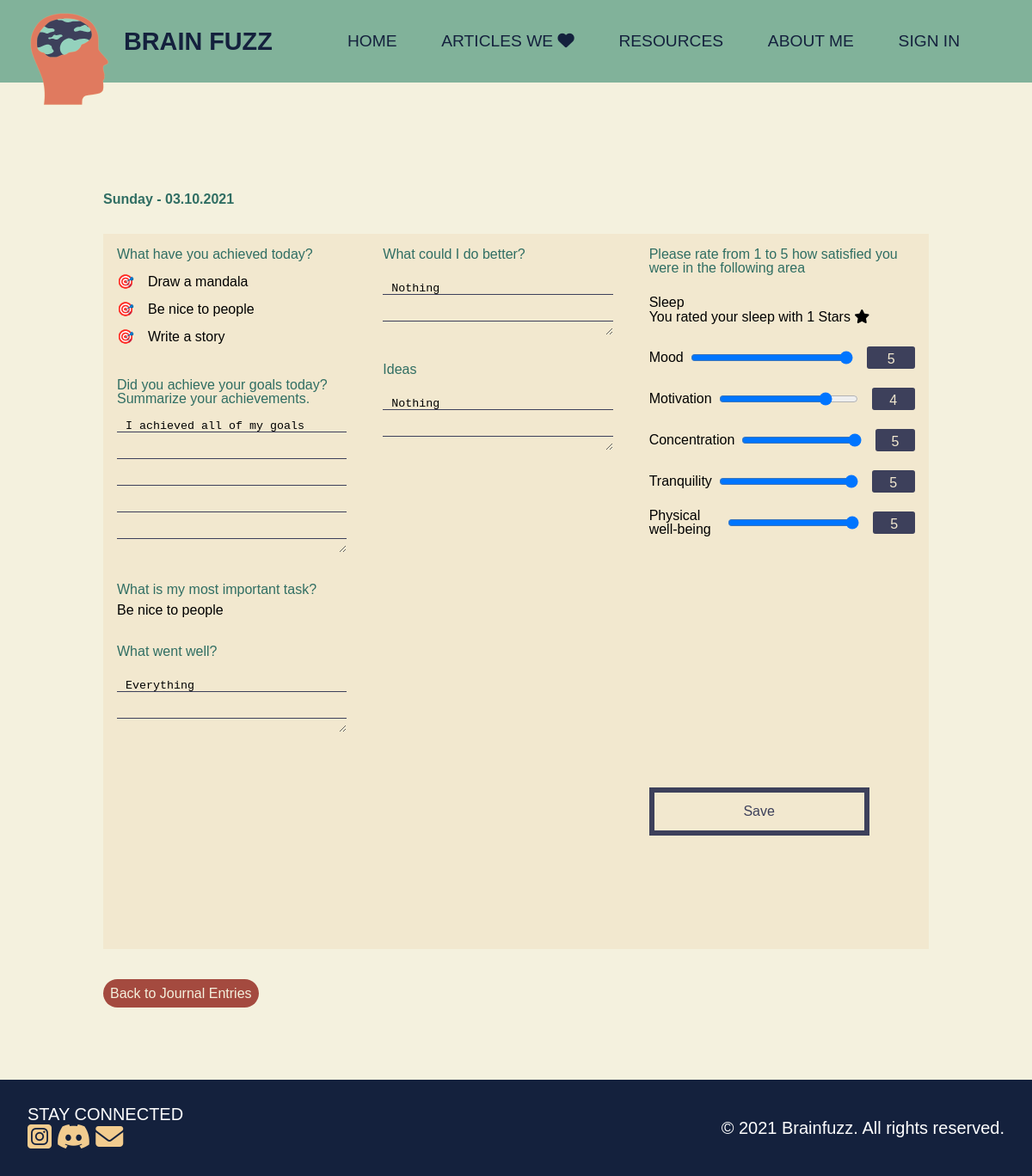
/updateEntry.php?id=23, run on the app's committed database.
### tables this page shows
CREATE TABLE `journal` (
  `id` int(11) NOT NULL,
  `date` date NOT NULL,
  `firstGoal` varchar(255) NOT NULL,
  `secondGoal` varchar(255) NOT NULL,
  `thirdGoal` varchar(255) NOT NULL,
  `summary` varchar(255) DEFAULT '--',
  `importantTask` varchar(255) NOT NULL,
  `wentWell` varchar(255) DEFAULT '--',
  `doBetter` varchar(255) DEFAULT '--',
  `ideas` varchar(255) DEFAULT '--',
  `sleep` int(11) NOT NULL,
  `mood` int(11) DEFAULT '0',
  `motivation` int(11) DEFAULT '0',
  `concentration` int(11) DEFAULT '0',
  `tranquility` int(11) DEFAULT '0',
  `physical` int(11) DEFAULT '0',
  `userId` int(11) NOT NULL
);

### class/Journal.php (called while the page is built, shortened)
<?php
class Journal {
    protected $connection;
    public function __construct (PDO $connection) {
        $this -> connection = $connection;
    }
    public function getEntry($id) {
      $query = "SELECT * FROM journal WHERE id = :id";
      $stmt = $this -> connection -> prepare($query);
      $stmt -> execute(["id" => $id]);
      $result = $stmt -> fetch();
      return $result;
    }
};
?>

### updateEntry.php (the view, shortened to what this page needs)
<?php
require("class/Journal.php");
require("prefs/Credentials.php");
$journalInstance = new Journal($connection);
if (!isset($_GET["id"])) {
    header("journal.php");
    exit;
} else {
    $journalEntryId = filter_var($_GET["id"], FILTER_SANITIZE_STRING);
    $getSpecificJournalEntry = $journalInstance -> getEntry($journalEntryId);
}
require("partials/header.php");
?>
<section class="content">
<h3 class="specificDate"><?=date("l - d.m.Y", strtotime($getSpecificJournalEntry["date"]));?></h3>
<form action="" method="post" id="journal-entry-update">
        <input type="hidden" for="id" id="id" class="hide-id" value="<?php print_r($journalEntryId) ?>"></input>
        <div class="left-side">
            <div class="group">
                <label for="achieve">What have you achieved today?</label>
                <div class="goal-group">
                    <output for="First Goal"><span>🎯</span><?=$getSpecificJournalEntry["firstGoal"]?></output>
                </div>
                <div class="goal-group">
                    <output for="Second Goal"><span>🎯</span><?=$getSpecificJournalEntry["secondGoal"]?></output>
                </div>
                <div class="goal-group">
                    <output for="Third Goal"><span>🎯</span><?=$getSpecificJournalEntry["thirdGoal"]?></output>
                </div>
                <div class="summarize-group">
                    <label for="summarize">Did you achieve your goals today? Summarize your achievements.</label>
                    <textarea name="summary" id="summary" cols="30" rows="5"><?=$getSpecificJournalEntry["summary"]?></textarea>
                </div>
            </div>
            <div class="group">
                <label for="importantTask">What is my most important task?</label>
                <output name="importantTask" id="importantTask" value="<?=$getSpecificJournalEntry["importantTask"]?>"><?=$getSpecificJournalEntry["importantTask"]?></output>
            </div>
            <div class="group">
                <label for="wentWell">What went well?</label>
                <textarea name="wentWell" id="wentWell" cols="30" rows="2"><?=$getSpecificJournalEntry["wentWell"]?></textarea>
            </div>
        </div>
        <div class="middle-part">
            <div class="group">
                <label for="doBetter">What could I do better?</label>
                <textarea name="doBetter" id="doBetter" cols="30" rows="2"><?=$getSpecificJournalEntry["doBetter"]?></textarea>
            </div>
            <div class="group">
                <label for="ideas">Ideas</label>
                <textarea name="ideas" id="ideas" cols="30" rows="2"><?=$getSpecificJournalEntry["ideas"]?></textarea>
            </div>
        </div>
        <div class="right-side">
            <p class="range" id="range">Please rate from 1 to 5 how satisfied you were in the following area</p>
            <div class="range-slider" id="range-slider">
                <div class="range-group sleep">
                    <p>Sleep</p>
                    <output>You rated your sleep with <?=$getSpecificJournalEntry["sleep"]?> Stars <i class="fas fa-star"></i></output>
                </div>
            </div>
            <div class="range-slider" id="range-slider">
                <div class="range-group">
                    <p>Mood</p>
                    <input class="range-slider__range" id="rangeslider__value__mood" id="range-slider__range" type="range" value="<?=$getSpecificJournalEntry["mood"] ? $getSpecificJournalEntry["mood"] : 0?>" min="0" max="5" step="1">
                    <output class="rangeslider__value sliderValueMood" id="rangeslider__value" id="sliderValueMood"><?=$getSpecificJournalEntry["mood"] ? $getSpecificJournalEntry["mood"] : 0?></output>
                </div>
            </div>
            <div class="range-slider" id="range-slider">
                <div class="range-group">
                    <p>Motivation</p>
                    <input class="range-slider__range" id="rangeslider__value__motivation" id="range-slider__range" type="range" value="<?=$getSpecificJournalEntry["motivation"] ? $getSpecificJournalEntry["motivation"] : 0?>" min="0" max="5" step="1">
                    <output class="rangeslider__value sliderValueMotivation" id="rangeslider__value" id="sliderValueMotivation"><?=$getSpecificJournalEntry["motivation"] ? $getSpecificJournalEntry["motivation"] : 0?></output>
                </div>
            </div>
            <div class="range-slider" id="range-slider">
                <div class="range-group">
                    <p>Concentration</p>
                    <input class="range-slider__range" id="rangeslider__value__concentration" id="range-slider__range" type="range" value="<?=$getSpecificJournalEntry["concentration"] ? $getSpecificJournalEntry["concentration"] : 0 ?>" min="0" max="5" step="1">
                    <output class="rangeslider__value sliderValueConcentration" id="rangeslider__value" id="sliderValueConcentration"><?=$getSpecificJournalEntry["concentration"] ? $getSpecificJournalEntry["concentration"] : 0 ?></output>
                </div>
            </div>
            <div class="range-slider" id="range-slider">
                <div class="range-group">
                    <p>Tranquility</p>
                    <input class="range-slider__range" id="rangeslider__value__tranquility" id="range-slider__range" type="range" value="<?=$getSpecificJournalEntry["tranquility"] ? $getSpecificJournalEntry["tranquility"] : 0 ?>" min="0" max="5" step="1">
                    <output class="rangeslider__value sliderValueTranquility" id="rangeslider__value" id="sliderValueTranquility"><?=$getSpecificJournalEntry["tranquility"] ? $getSpecificJournalEntry["tranquility"] : 0 ?></output>
                </div>
            </div>
            <div class="range-slider" id="range-slider">
                <div class="range-group">
                    <p>Physical well-being</p>
                    <input class="range-slider__range" id="rangeslider__value__physical" id="range-slider__range" type="range" value="<?=$getSpecificJournalEntry["physical"] ? $getSpecificJournalEntry["physical"] : 0 ?>" min="0" max="5" step="1">
                    <output class="rangeslider__value sliderValuePhysical" id="rangeslider__value" id="sliderValuePhysical"><?=$getSpecificJournalEntry["physical"] ? $getSpecificJournalEntry["physical"] : 0 ?></output>
                </div>
            </div>
        </div>
        <div class="bottom-part">
            <button type="submit" name="submit" id="submit">Save</button>
        </div>
    </form>
    <a href="journal.php" class="backtoentry">Back to Journal Entries</a>
</section>
<?php require('partials/footer.php'); ?>
<?php require('partials/bodytag.php'); ?>

### data on the page
journal: date "Sunday - 03.10.2021", firstGoal "Draw a mandala", secondGoal "Be nice to people", thirdGoal "Write a story", summary "I achieved all of my goals", importantTask "Be nice to people", wentWell "Everything", doBetter "Nothing", ideas "Nothing", sleep "1", mood "5", motivation "4", concentration "5", tranquility "5", physical "5"

### other printed values
$navitem['name'] "HOME"
$navitem['name'] "ARTICLES WE"
$navitem['name'] "RESOURCES"
$navitem['name'] "ABOUT ME"
$navitem['name'] "SIGN IN"
